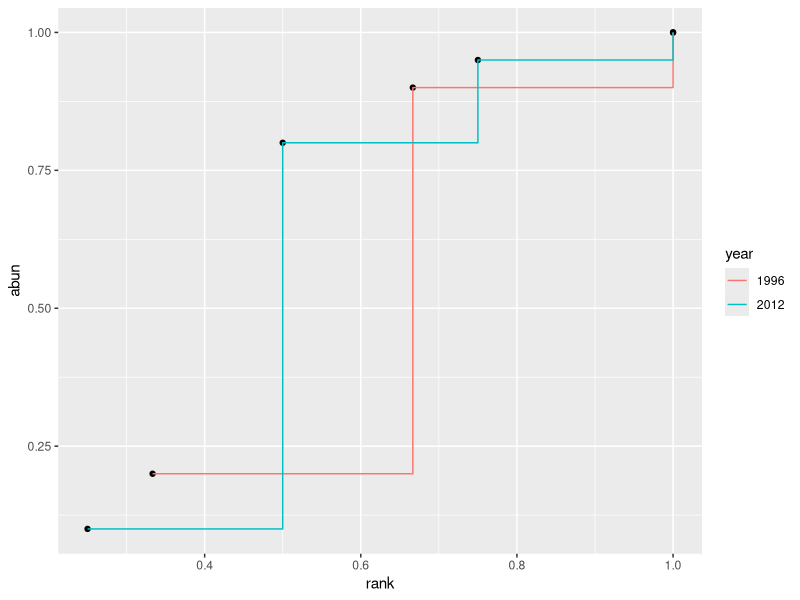
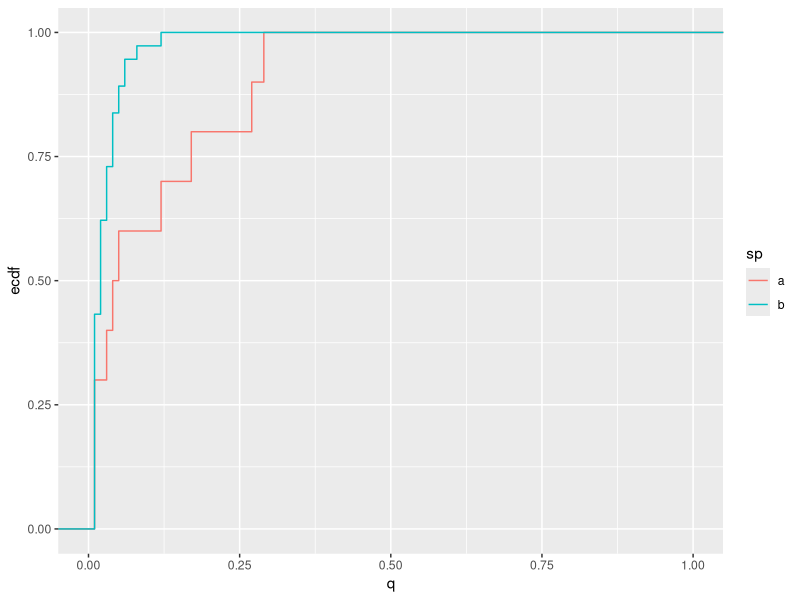

The R source for these figures, in order:
library(ggplot2)
library(dplyr)

## Manual calculation of Kolmogorov-Smirnov Distance
## for cumulative abundance by relative rank curves

# FIXME should relative rank start at zero? (and normalize by n-1)

df <- data.frame(
  plot_id=1,
  year=factor(c(1996, 1996, 1996, 2012, 2012, 2012, 2012)),
  rank=c(1/3, 2/3, 1, 1/4, 2/4, 3/4, 1),
  abun=c(0.2, 0.9, 1, 0.1, 0.8, 0.95, 1)
)

ggplot(df, aes(x=rank, y=abun, group=year)) +
  geom_point() +
  geom_step(aes(color=year))

result <- df %>%
  group_by(plot_id) %>%
  do({
    y <- unique(.$year)
    df1 <- filter(., year==y[[1]])
    df2 <- filter(., year==y[[2]])
    sf1 <- stepfun(df1$rank, c(0, df1$abun))
    sf2 <- stepfun(df2$rank, c(0, df2$abun))
    r <- c(0, df1$rank, df2$rank)
    data.frame(Dmax=max(abs(sf1(r) - sf2(r))))
  })

## Kolmogorov-Smirnov Distance
# 
# I didn't use species' rank as the x-axis in this example. To use
# rank you have to resolve the question of whether "relative rank"
# is meant to normalize across sampling effort, whether your metric is 
# intended to capture differences in richness, and maybe others.
# In addition, the KS distance is defined in the context of continuous
# distributions, but rank is discrete.
#
# So this example uses frequency as the x-axis, and pretends each species
# is an independent sample from a continuous distribution on (0, 1). Then
# The "two-sample" KS distance is calculated using `stat::ks.test`.


# this is just a temporary function to get a random community
rcom <- function(a, n, m) {
  p <- rgamma(n, a)
  p <- p / sum(p)
  x <- rmultinom(1, m, p)
  return(x[x > 0,1])
}

# calculate sampled frequencies
x_1 <- rcom(0.01, 500, 100)
q_1 <- x_1 / sum(x_1)
x_2 <- rcom(0.4, 100, 100)
q_2 <- x_2 / sum(x_2)
df <- data.frame(
  sp=c(rep('a', length(x_1)), rep('b', length(x_2))),
  q=c(q_1, q_2)
)

# plot 
ggplot(df, aes(q, col=sp)) +
  stat_ecdf(geom = "step") + 
  scale_x_continuous(limits=c(0, 1))

ks <- ks.test(q_1, q_2, exact=FALSE)
ks$statistic

## But they're not independent
# i'm thinking about the multivariate nature of the response variable.
# one could suppose each vec of frequency is a sample from a dirichlet distribution
# then the stats test is whether they are from the same distribution or not?
# but the diversity is unknown in advance.
# so what do you use for infinite mixtures ... dirichlet process.
# have to think about that one.
